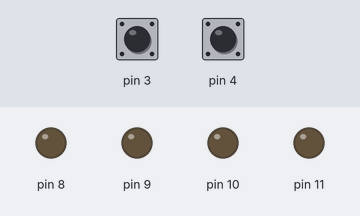
Recording of a sketch running on a simulated Arduino Uno, built with avr-gcc and run on an emulated ATmega328P. Shown: output pins drawn as LEDs (lit = HIGH). The inputs (shaded band) are chosen by the test bench; at power-on: pin 4 HIGH, pin 3 HIGH.

Above: at 6.4 s.
6.5 s: pin 4 pulled LOW for 0.15 s
At 9.0 s:
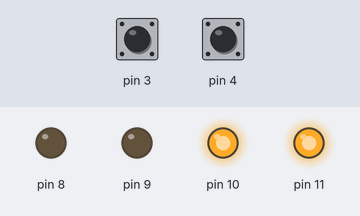
At 15.5 s:
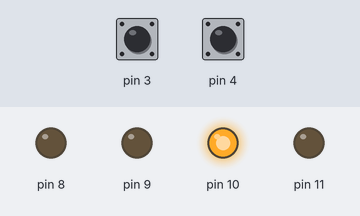
Timing chart, 0 to 17.0 s (numbered marks = the images above; inputs shaded):
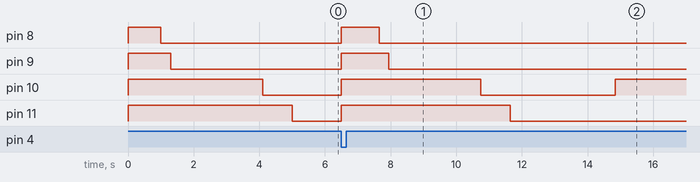

Measured:
- after the input at 6.5 s, pin 8: LOW → HIGH at once, → LOW 1.1 s later; pin 9: LOW → HIGH at once, → LOW 1.4 s later; pin 10: LOW → HIGH at once, → LOW 4.2 s later, → HIGH 4.1 s later

The sketch:

4_buttons_4_leds_millis.ino
```cpp
int i=0,freq8=1000,freq9=1300,freq10=4100,freq11=5000;//counter i and delays for each LED
unsigned long t8=millis(),t9=millis(),t10=millis(),t11=millis();//cycle's start times
void setup()
{
  Serial.begin(9600);
  randomSeed(analogRead(0));
  for(i=2;i<=5;i++)//input pins (buttons) with pull-up resistors
  {
    pinMode(i,INPUT_PULLUP);
  }
  for(i=8;i<=11;i++)//output pins(LEDs)
  {
    pinMode(i,OUTPUT);
    digitalWrite(i,LOW);
  }
}

void switchoff()//swtich off everything, with timers going on
{
  while(digitalRead(2)==HIGH)
  {
    for(i=8;i<=11;i++)digitalWrite(i,LOW);//switches off all leds while button is off
    if(millis()-t8==freq8*2)t8=millis();//variable t continues to renew
    if(millis()-t9==freq9*2)t9=millis();//as it would be in the normal loop function
    if(millis()-t10==freq10*2)t10=millis();
    if(millis()-t11==freq11*2)t11=millis();
  }
  loop();//if button is pressed, "while" stops and loop starts
}

void restart()//restarts all timers
{
  t8=t9=t10=t11=millis();
  loop();//and starts loop function
}

void loop()//signs < instead of == are made for [switchoff-loop] smooth transition
{
  if(millis()-t8<freq8)digitalWrite(8,HIGH);//timers for all buttons
  else if(millis()-t8<freq8*2)digitalWrite(8,LOW);
  else if(millis()-t8==freq8*2)t8=millis();

  if(millis()-t9<freq9)digitalWrite(9,HIGH);
  else if(millis()-t9<freq9*2)digitalWrite(9,LOW);
  else if(millis()-t9==freq9*2)t9=millis();

  if(millis()-t10<freq10)digitalWrite(10,HIGH);
  else if(millis()-t10<freq10*2)digitalWrite(10,LOW);
  else if(millis()-t10==freq10*2)t10=millis();

  if(millis()-t11<freq11)digitalWrite(11,HIGH);
  else if(millis()-t11<freq11*2)digitalWrite(11,LOW);
  else if(millis()-t11==freq11*2)t11=millis();

  if(digitalRead(3)==LOW)switchoff();
  if(digitalRead(4)==LOW)restart();
}//button 2 is turning on (from swtich off), button 3 is switch off, button 4 is restart timers;
```
